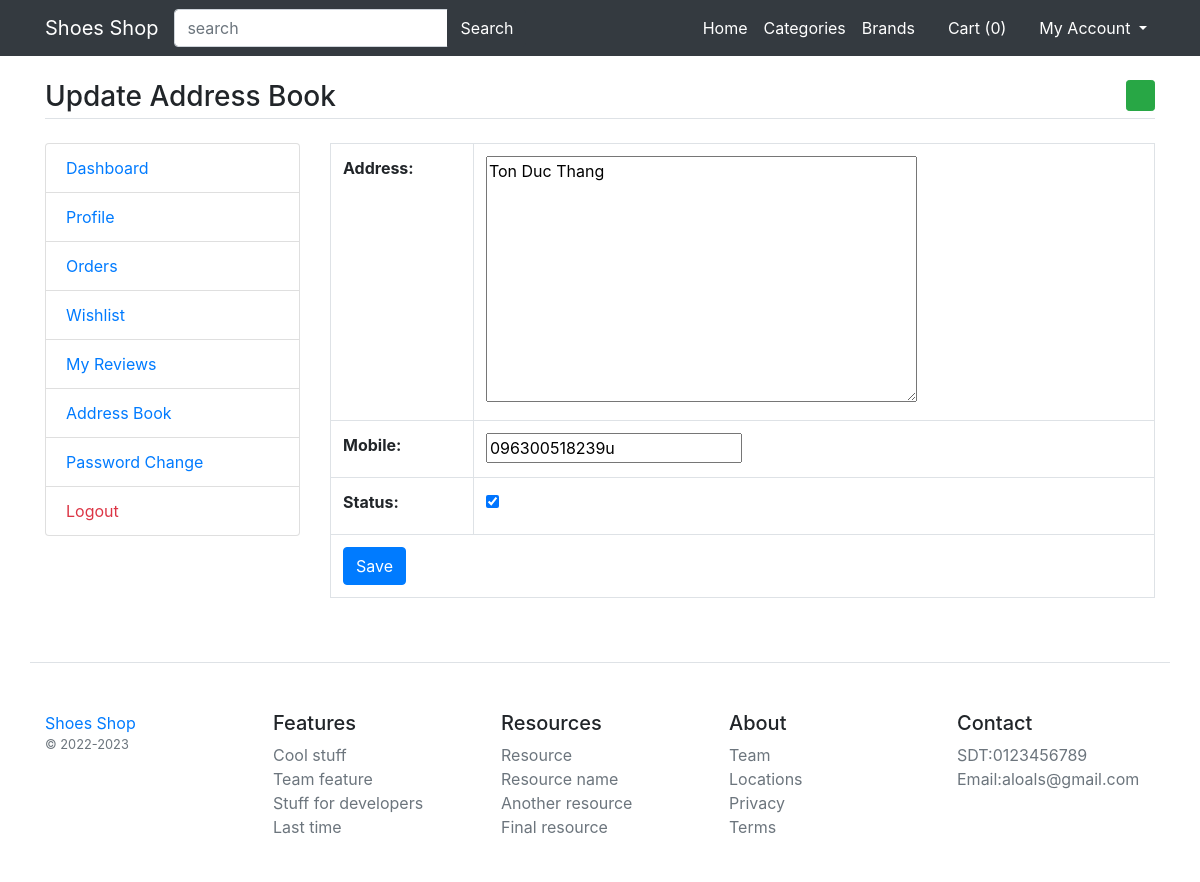
The app's page /update-address/11 with its own data.
### main/models.py (models this page shows)
class UserAddressBook(models.Model):
    user = models.ForeignKey(User,on_delete = models.CASCADE)
    mobile = models.CharField(max_length = 50,null = True)
    address =models.TextField()
    status = models.BooleanField(default=False)
    class Meta:
        verbose_name_plural = 'Address Book'

### main/views.py (the view, shortened to what this page needs)
# urls.py: path('update-address/<int:id>',views.update_address,name = 'update-address'),
def update_address(request,id):
    address = UserAddressBook.objects.get(pk=id)
    msg = None
    form = AddressBookForm(instance=address)
    return render(request,'user/update-address.html',{'form':form,'msg':msg})

### main/forms.py
class AddressBookForm(forms.ModelForm):
    class Meta:
        model = UserAddressBook
        fields=('address','mobile','status')

### main/template_context.py (called while the page is built)
def get_filters(request):
    cats = Product.objects.distinct().values('category__title','category__id')
    brands = Product.objects.distinct().values('brand__title','brand__id')
    colors = ProductAttribute.objects.distinct().values('color__title','color__id','color__color_code')
    sizes = ProductAttribute.objects.distinct().values('size__title','size__id')
    minMaxPrice = ProductAttribute.objects.aggregate(Min('price'),Max('price'))
    data = {'cats':cats,'brands':brands,'colors':colors,'sizes':sizes,'minMaxPrice':minMaxPrice,}
    return data

### main/templates/user/update-address.html (shortened to what this page needs)
{% extends 'base.html' %}
{% load static %}
{% block content %}
<main class="container my-4">
	<h3 class="my-4 border-bottom pb-1">Update Address Book <a href = "{% url 'add-address' %}" class = "float-right btn btn-sm btn-success"><i class = "fa fa-plus"></i></a></h3>
	<div class="row">
		<div class ="col-md-3">
            {% include 'user/user-sidebar.html'%}
		</div>
		<div class ="col-md-9">
            <table class = "table table-bordered">
                <form method = "post">
                    {{form.as_table}}
                    <tr>
                        <td colspan= "2">
                            <input type = "submit" value = "Save" class = "btn btn-primary"/>
                        </td>
                    </tr>
            </form>
            </table>
		</div>
	</div>
</main>
{% endblock %}

### records on screen
UserAddressBook: address "Ton Duc Thang", mobile "096300518239u", status "☑"

### other values on screen
{{ request.session.cartdata|length }} "0"
